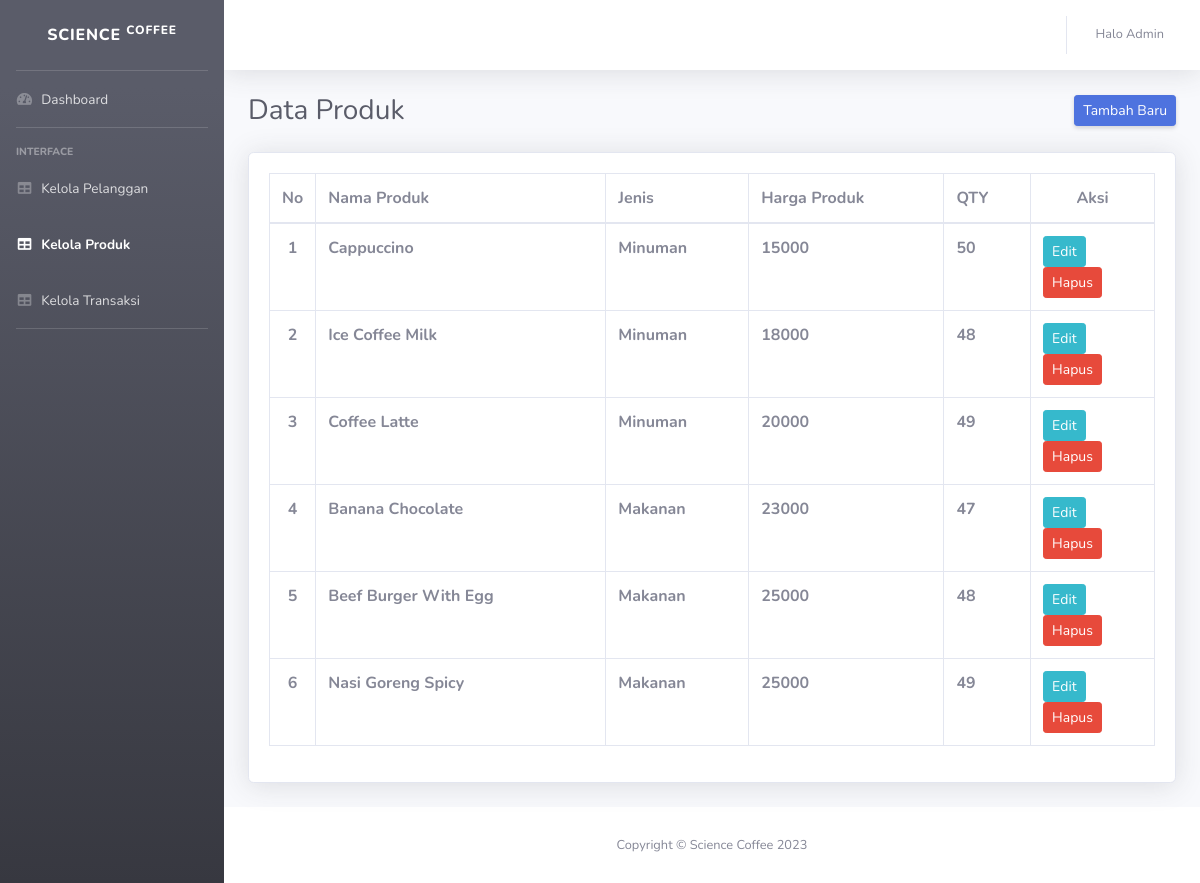
The page /admin/daftar_produk.php (signed in) on the database its author committed.
### tables this page shows
CREATE TABLE `produk` (
  `id_produk` int NOT NULL,
  `nama_produk` varchar(100) NOT NULL,
  `jenis` varchar(50) NOT NULL,
  `harga_produk` int NOT NULL,
  `qty_produk` int NOT NULL,
  `gambar_produk` varchar(50) NOT NULL
);

### config.php (called while the page is built, shortened)
<?php
function koneksi()
{
  $conn = new mysqli('localhost', 'root', '', 'tokokopi') or die(mysqli_error($conn));
  return $conn;
}
function sql($sql)
{
  $conn = koneksi();
  $query = $conn->query($sql) or die(mysqli_error($conn));
  return $query;
}

### admin/daftar_produk.php (the view, shortened to what this page needs)
<?php
require "../config.php";
$sql_produk = sql("SELECT * FROM produk");
$no = 1;
?>
<!DOCTYPE html>
<html lang="en">
<head>
  <link rel="stylesheet" href="https://cdnjs.cloudflare.com/ajax/libs/font-awesome/5.15.3/css/all.min.css">
  <link href="../sbadmin/css/sb-admin-2.min.css" rel="stylesheet">
  <link href="https://cdn.datatables.net/v/dt/jszip-2.5.0/dt-1.13.4/b-2.3.6/b-colvis-2.3.6/b-html5-2.3.6/b-print-2.3.6/datatables.min.css" rel="stylesheet" />
</head>
<body id="page-top">
  <div id="wrapper">
    <ul class="navbar-nav bg-gradient-dark sidebar sidebar-dark accordion" id="accordionSidebar">
      <a class="sidebar-brand d-flex align-items-center justify-content-center" href="#">
        <div class="sidebar-brand-text mx-3">Science <sup>Coffee</sup></div>
      </a>
      <hr class="sidebar-divider my-0">
      <li class="nav-item">
        <a class="nav-link" href="#">
          <i class="fas fa-fw fa-tachometer-alt"></i>
          <span>Dashboard</span></a>
      </li>
      <hr class="sidebar-divider">
      <div class="sidebar-heading">
        Interface
      </div>
      <li class="nav-item">
        <a class="nav-link" href="daftar_pelanggan.php">
          <i class="fas fa-fw fa-table"></i>
          <span>Kelola Pelanggan</span></a>
      </li>
      <li class="nav-item active">
        <a class="nav-link" href="#">
          <i class="fas fa-fw fa-table"></i>
          <span>Kelola Produk</span></a>
      </li>
      <li class="nav-item">
        <a class="nav-link" href="daftar_transaksi.php">
          <i class="fas fa-fw fa-table"></i>
          <span>Kelola Transaksi</span></a>
      </li>
      <hr class="sidebar-divider d-none d-md-block">
    </ul>
    <div id="content-wrapper" class="d-flex flex-column">
      <div id="content">
        <nav class="navbar navbar-expand navbar-light bg-white topbar mb-4 static-top shadow">
          <ul class="navbar-nav ml-auto">
            <li class="nav-item dropdown no-arrow">
              <a class="nav-link dropdown-toggle" href="#" id="userDropdown" role="button" data-toggle="dropdown" aria-haspopup="true" aria-expanded="false">
                <span class="mr-2 d-none d-lg-inline text-gray-600 small">Halo Admin</span>
              </a>
            </li>
          </ul>
        </nav>
        <div class="container-fluid">
          <div class="d-sm-flex align-items-center justify-content-between mb-4">
            <h1 class="h3 mb-0 text-gray-800">Data Produk</h1>
            <a href="tambah_produk.php" class="d-none d-sm-inline-block btn btn-sm btn-primary shadow-sm">Tambah Baru</a>
          </div>
          <div class="card shadow mb-4">
            <div class="card-body">
              <div class="table-responsive">
                <table class="table table-bordered" id="myTable" width="100%" cellspacing="0">
                  <thead>
                    <tr>
                      <th width=5%>No</th>
                      <th>Nama Produk</th>
                      <th>Jenis</th>
                      <th>Harga Produk</th>
                      <th>QTY</th>
                      <th width=14% class="text-center">Aksi</th>
                    </tr>
                  </thead>
                  <tbody>
                    <?php foreach ($sql_produk as $produk) : ?>
                      <tr>
                        <th class="text-center"><?= $no; ?></th>
                        <th><?= $produk['nama_produk']; ?></th>
                        <th><?= $produk['jenis']; ?></th>
                        <th><?= $produk['harga_produk']; ?></th>
                        <th><?= $produk['qty_produk']; ?></th>
                        <td>
                          <a href="edit_produk.php?id=<?= $produk['id_produk']; ?>" class="btn btn-info btn-sm">
                            <span class="text">Edit</span>
                          </a>
                          <a href="hapus_produk.php?id=<?= $produk['id_produk']; ?>" onclick="return confirm('Are you sure you want to delete?')" class="btn btn-danger btn-sm">
                            <span class="text">Hapus</span>
                          </a>
                        </td>
                      </tr>
                    <?php
                      $no++;
                    endforeach ?>
                  </tbody>
                </table>
              </div>
            </div>
          </div>
        </div>
      </div>
      <footer class="sticky-footer bg-white">
        <div class="container my-auto">
          <div class="copyright text-center my-auto">
            <span>Copyright &copy; Science Coffee 2023</span>
          </div>
        </div>
      </footer>
    </div>
  </div>
</body>
</html>

### rows shown on the page
produk: nama_produk "Cappuccino", jenis "Minuman", harga_produk "15000", qty_produk "50"
produk: nama_produk "Ice Coffee Milk", jenis "Minuman", harga_produk "18000", qty_produk "48"
produk: nama_produk "Coffee Latte", jenis "Minuman", harga_produk "20000", qty_produk "49"
produk: nama_produk "Banana Chocolate", jenis "Makanan", harga_produk "23000", qty_produk "47"
produk: nama_produk "Beef Burger With Egg", jenis "Makanan", harga_produk "25000", qty_produk "48"
produk: nama_produk "Nasi Goreng Spicy", jenis "Makanan", harga_produk "25000", qty_produk "49"
